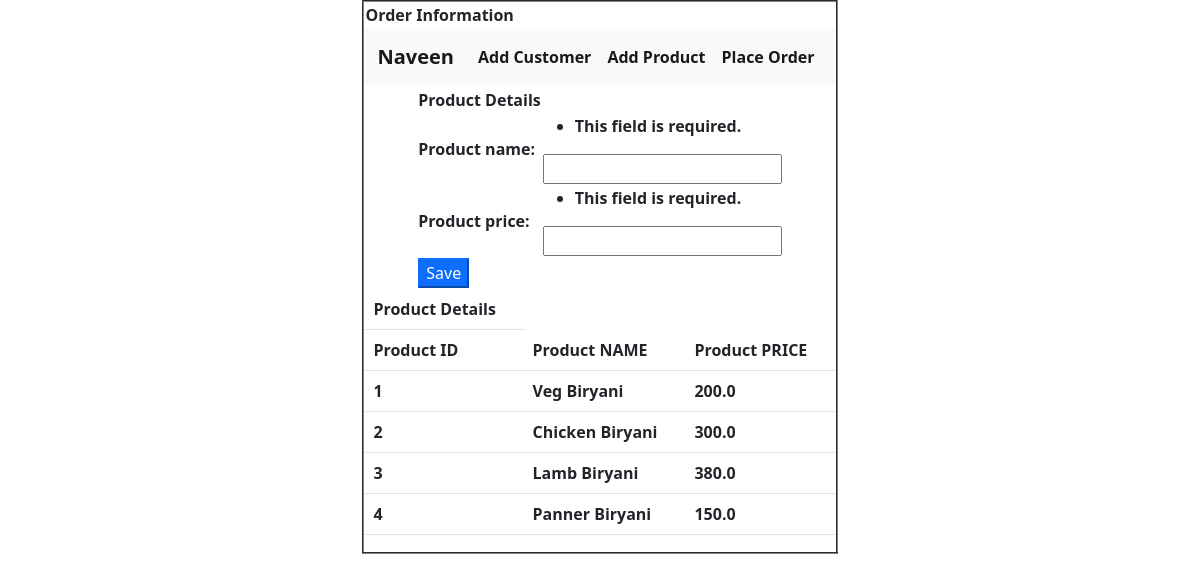
The app's page /product/ with its own data.
### app21/models.py (models this page shows, shortened)
class ProductModel(models.Model):
    product_id = models.AutoField(primary_key=True)
    product_name = models.CharField(max_length=100)
    product_price = models.FloatField()

### app21/views.py (the view)
# urls.py: path('product/',views.showProduct,name='product'),
def showProduct(request):
    pf = ProductForm(request.POST)
    if request.method == "POST":
        pf.save()
        return redirect('product')
    else:
        return render(request, "product.html", {"pform": pf, "pdata": ProductModel.objects.all()})

### app21/forms.py
class ProductForm(forms.ModelForm):
    class Meta:
        model = ProductModel
        fields = "__all__"

### templates/product.html (shortened to what this page needs)
{% extends 'common.html' %}
{% block content %}
    <form action="{% url 'product' %}" method="post">
    <table align="center">
        <tr>
            <th>
                Product Details
            </th>
        </tr>
        {{ pform }}
        <tr>
            <th>
                <button type="submit" class="btn-primary">Save</button>
            </th>
        </tr>
    </table>
    </form>
    <table align="center" class="table">
        <tr>
            <th>Product Details</th>
        </tr>
        <tr>
            <th>Product ID</th>
            <th>Product NAME</th>
            <th>Product PRICE</th>
        </tr>
        {% for product in pdata %}
            <tr>
                <th>{{ product.product_id }}</th>
                <th>{{ product.product_name }}</th>
                <th>{{ product.product_price }}</th>
            </tr>
        {% endfor %}
    </table>
{% endblock %}

### records on screen
ProductModel: product_id "1", product_name "Veg Biryani", product_price "200.0"
ProductModel: product_id "2", product_name "Chicken Biryani", product_price "300.0"
ProductModel: product_id "3", product_name "Lamb Biryani", product_price "380.0"
ProductModel: product_id "4", product_name "Panner Biryani", product_price "150.0"
